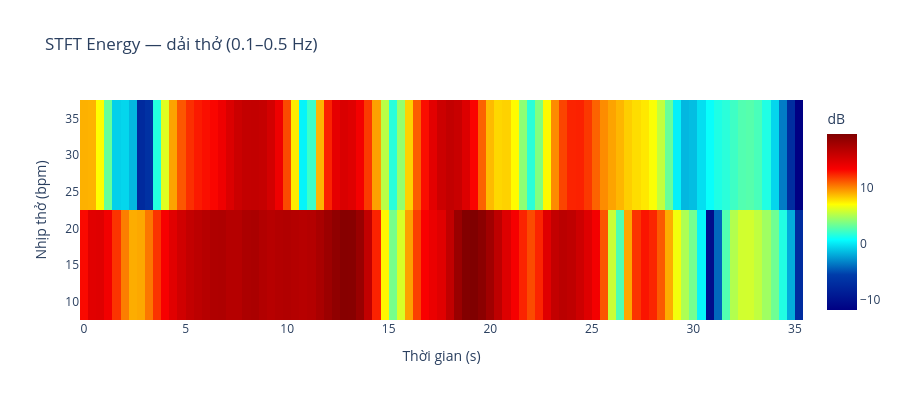
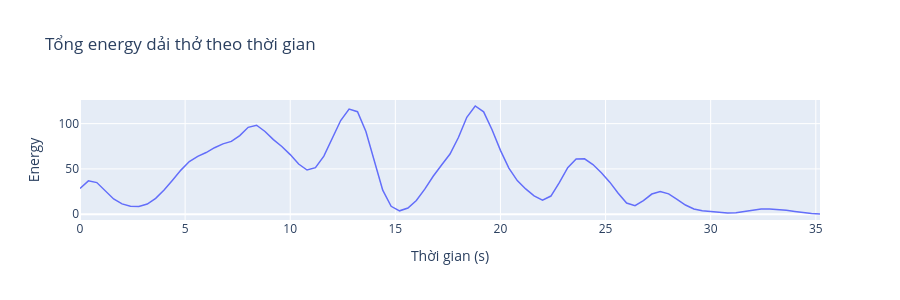

Notebook code cell kept with these figures, in order:
### Markdown cell above
# Doppler Shift

Dùng **Phase PC0** của tín hiệu đã calibrate để tính Doppler velocity và spectrogram.

### Code cell
# ── STFT — energy dải thở theo thời gian ─────────────────────────────────
from scipy.signal import stft
import plotly.graph_objects as go
import numpy as np

# Dùng Phase PC0 sau baseline calibration
phase_signal = amp_pca[:, 0]

# ── 1. STFT ───────────────────────────────────────────────────────────────
# nperseg=4s → frequency resolution = 1/4 = 0.25 Hz
# noverlap=90% → time resolution mịn
nperseg  = int(FS * 4)
noverlap = int(nperseg * 0.9)

f, t, Zxx = stft(phase_signal, fs=FS, nperseg=nperseg,
                 noverlap=noverlap, window='hann')

# Chỉ giữ dải thở 0.1–0.5 Hz
mask     = (f >= 0.1) & (f <= 0.5)
f_breath = f[mask]
Z_breath = np.abs(Zxx[mask, :]) ** 2   # energy = |STFT|²

# ── 2. Plot spectrogram energy ────────────────────────────────────────────
fig = go.Figure(go.Heatmap(
    x=t,
    y=f_breath * 60,          # Hz → bpm cho dễ đọc
    z=10 * np.log10(Z_breath + 1e-10),
    colorscale='Jet',
    colorbar=dict(title='dB'),
))
fig.update_layout(
    title='STFT Energy — dải thở (0.1–0.5 Hz)',
    xaxis_title='Thời gian (s)',
    yaxis_title='Nhịp thở (bpm)',
    height=400,
)
fig.show()

# ── 3. Energy tổng theo thời gian (để thấy có người / không người) ────────
energy_over_time = Z_breath.sum(axis=0)   # sum energy toàn dải thở tại mỗi frame

fig2 = go.Figure(go.Scatter(
    x=t, y=energy_over_time,
    mode='lines', line=dict(width=1.5)
))
fig2.update_layout(
    title='Tổng energy dải thở theo thời gian',
    xaxis_title='Thời gian (s)',
    yaxis_title='Energy',
    height=300,
)
fig2.show()

### Figure 1 — Plotly figure (JSON) as saved in the notebook; plotly's stock layout.template omitted (floating-point values rounded to 4 significant figures; data arrays with more than 128 entries replaced by an {"elided": "..."} marker saying what was removed)
{"data": [{"colorbar": {"title": {"text": "dB"}}, "colorscale": [[0, "rgb(0,0,131)"], [0.2, "rgb(0,60,170)"], [0.4, "rgb(5,255,255)"], [0.6, "rgb(255,255,0)"], [0.8, "rgb(250,0,0)"], [1, "rgb(128,0,0)"]], "type": "heatmap", "x": [0.0, 0.4, 0.8, 1.2, 1.6, 2.0, 2.4, 2.8, 3.2, 3.6, 4.0, 4.4, 4.8, 5.2, 5.6, 6.0, 6.4, 6.8, 7.2, 7.6, 8.0, 8.4, 8.8, 9.2, 9.6, 10.0, 10.4, 10.8, 11.2, 11.6, 12.0, 12.4, 12.8, 13.2, 13.6, 14.0, 14.4, 14.8, 15.2, 15.6, 16.0, 16.4, 16.8, 17.2, 17.6, 18.0, 18.4, 18.8, 19.2, 19.6, 20.0, 20.4, 20.8, 21.2, 21.6, 22.0, 22.4, 22.8, 23.2, 23.6, 24.0, 24.4, 24.8, 25.2, 25.6, 26.0, 26.4, 26.8, 27.2, 27.6, 28.0, 28.4, 28.8, 29.2, 29.6, 30.0, 30.4, 30.8, 31.2, 31.6, 32.0, 32.4, 32.8, 33.2, 33.6, 34.0, 34.4, 34.8, 35.2], "y": [15.0, 30.0], "z": {"elided": "2x89 float values"}}], "layout": {"height": 400, "title": {"text": "STFT Energy — dải thở (0.1–0.5 Hz)"}, "xaxis": {"title": {"text": "Thời gian (s)"}}, "yaxis": {"title": {"text": "Nhịp thở (bpm)"}}}}

### Figure 2 — Plotly figure (JSON) as saved in the notebook; plotly's stock layout.template omitted (floating-point values rounded to 4 significant figures)
{"data": [{"line": {"width": 1.5}, "mode": "lines", "type": "scatter", "x": [0.0, 0.4, 0.8, 1.2, 1.6, 2.0, 2.4, 2.8, 3.2, 3.6, 4.0, 4.4, 4.8, 5.2, 5.6, 6.0, 6.4, 6.8, 7.2, 7.6, 8.0, 8.4, 8.8, 9.2, 9.6, 10.0, 10.4, 10.8, 11.2, 11.6, 12.0, 12.4, 12.8, 13.2, 13.6, 14.0, 14.4, 14.8, 15.2, 15.6, 16.0, 16.4, 16.8, 17.2, 17.6, 18.0, 18.4, 18.8, 19.2, 19.6, 20.0, 20.4, 20.8, 21.2, 21.6, 22.0, 22.4, 22.8, 23.2, 23.6, 24.0, 24.4, 24.8, 25.2, 25.6, 26.0, 26.4, 26.8, 27.2, 27.6, 28.0, 28.4, 28.8, 29.2, 29.6, 30.0, 30.4, 30.8, 31.2, 31.6, 32.0, 32.4, 32.8, 33.2, 33.6, 34.0, 34.4, 34.8, 35.2], "y": [28.44, 36.86, 34.94, 25.88, 16.89, 11.44, 8.795, 8.5, 11.19, 17.47, 26.69, 37.52, 48.7, 58.11, 63.93, 68.11, 73.43, 77.71, 80.37, 86.84, 95.95, 98.26, 91.36, 82.35, 74.77, 65.83, 55.42, 48.8, 51.4, 64.15, 83.5, 103.4, 116.1, 113.2, 91.41, 57.6, 26.5, 8.764, 3.761, 6.803, 15.22, 27.7, 41.95, 54.35, 66.46, 84.74, 107.0, 119.5, 113.0, 93.27, 70.51, 50.92, 37.13, 27.94, 20.24, 15.57, 20.07, 34.78, 51.43, 61.01, 61.21, 54.83, 45.77, 35.39, 23.1, 12.3, 9.504, 15.1, 22.27, 25.07, 22.45, 16.5, 10.19, 5.824, 3.869, 3.009, 2.035, 1.307, 1.769, 3.34, 4.918, 5.747, 5.834, 5.299, 4.301, 3.084, 1.855, 0.8424, 0.2542]}], "layout": {"height": 300, "title": {"text": "Tổng energy dải thở theo thời gian"}, "xaxis": {"title": {"text": "Thời gian (s)"}}, "yaxis": {"title": {"text": "Energy"}}}}
